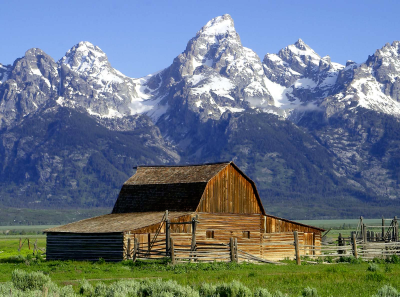
#> input picture Docs/Assets/barn_mountains/barn_mountains.bmp, 400 x 297 px, found by its file name
$ python main.py
#> lines starting #> are read from the running program, lines starting #| are printed output that depends on the picture; long printed decimals are rounded
# jpeg project
import numpy as np
import matplotlib.image as img
import matplotlib.pyplot as plt
import matplotlib.colors as clr
import cv2
from scipy.fftpack import dct, idct


debug = False
debugSampling = False
debugDCT = False
debugDPCM = False
debugDescodification = True


class jpeg:

    RGB_YCBCR=np.array([[0.299,0.587,0.114],[-0.168736, -0.331264, 0.5],[0.5, -0.418688, -0.081312]])
    YCBCR_RGB=np.linalg.inv(RGB_YCBCR)

    q_y = np.array([[16, 11, 10, 16, 24, 40, 51, 61],
                                    [12, 12, 14, 19, 26, 58, 60, 55],
                                    [14, 13, 16, 24, 40, 57, 69, 56],
                                    [14, 17, 22, 29, 51, 87, 80, 62],
                                    [18, 22, 37, 56, 68, 109, 103, 77],
                                    [24, 35, 55, 64, 81, 104, 113, 92],
                                    [49, 64, 78, 87, 103, 121, 120, 101],
                                    [72, 92, 95, 98, 112, 100, 103, 99]])

    q_cbcr = np.array([[17, 18, 24, 47, 99, 99, 99, 99],
          [18, 21, 26, 66, 99, 99, 99, 99],
          [24, 26, 56, 99, 99, 99, 99, 99],
          [47, 66, 99, 99, 99, 99, 99, 99],
          [99, 99, 99, 99, 99, 99, 99, 99],
          [99, 99, 99, 99, 99, 99, 99, 99],
          [99, 99, 99, 99, 99, 99, 99, 99],
          [99, 99, 99, 99, 99, 99, 99, 99]])


    def __init__(self, filename):
        self.filename = filename


    def readImage(self):
        self.data = img.imread(self.filename)
#> self.data is the input picture: shape (297, 400, 3); mean R, G, B 104.4, 117.4, 130.1


    def showImage(self, *args):
        plt.figure()
        if len(args) == 1:
            plt.imshow(args[0])
        elif len(args) == 2:
            plt.imshow(args[0])
            plt.title(args[1])
        else:
            plt.imshow(self.data)
        plt.axis('off')
        plt.show()


    def showColorMap(self, data, colorMap, title=""):
        plt.figure()
        plt.axis('off')
        plt.title(title)
        plt.imshow(data, colorMap)
        plt.show()


    def splitChannels(self):
        self.R = self.data[:, :, 0]
        self.G = self.data[:, :, 1]
        self.B = self.data[:, :, 2]


    def splitChannelsPadding(self):
        self.R_P = self.dataPadding[:, :, 0]
        self.G_P = self.dataPadding[:, :, 1]
        self.B_P = self.dataPadding[:, :, 2]


    def merge_channels(self):
        return  np.dstack((self.R,self.G,self.B))


    def showChannels(self):
        red = self.colormap('myRed', (1,0,0))
        green = self.colormap('myGreen', (0,1,0))
        blue = self.colormap('myBlue', (0,0,1))

        self.splitChannels()

        self.showColorMap(self.R, red)
        self.showColorMap(self.G, green)
        self.showColorMap(self.B, blue)


    def padding(self):
        lines = np.shape(self.data)[0]
#> lines = 297
        cols = np.shape(self.data)[1]
#> cols = 400
        self.dataPadding = self.data

        nl, nc = 0, 0
        if lines%32:
            nl = 32 - (lines % 32)
#> nl = 23

        if cols%32:
            nc = 32 - (cols % 32)
#> nc = 16

        # concat lines
        ll = self.dataPadding[-1,:][np.newaxis,:]
#> ll = 400 rows, first 8: [145, 167, 98], [175, 194, 137], [162, 181, 128], [129, 147, 95], [127, 145, 91], [162, 180, 127], [174, 191, 140], [154, 173, 122]
        rep = ll.repeat(nl, axis=0)
        self.dataPadding = np.vstack((self.dataPadding, rep))

        # concat cols
        cc = self.dataPadding[:, -1][:, np.newaxis]
#> cc = 320 rows, first 8: [110, 150, 225], [110, 150, 225], [113, 152, 227], [113, 152, 227], [113, 153, 223], [113, 153, 223], [113, 153, 223], [113, 153, 223]
        rep = cc.repeat(nc, axis=1)
        self.dataPadding = np.hstack((self.dataPadding, rep))
#> self.dataPadding: shape (320, 416, 3)

        if debug:
            self.showImage(self.dataPadding)


    def remove_padding(self):
        lines = np.shape(self.data)[0]
        cols = np.shape(self.data)[1]
        self.dataPadding = self.dataPadding[:lines,:cols,:]

        if debug:
            self.showImage(self.dataPadding)


    def colormap(self, name, color=(1,1,1)):
        return clr.LinearSegmentedColormap.from_list(name, [(0,0,0), color], 256)


    def rgbToYCbCr(self):
        self.Y  = self.RGB_YCBCR[0][0] * self.R_P + self.RGB_YCBCR[0][1] * self.G_P + self.RGB_YCBCR[0][2] * self.B_P
        self.CB = self.RGB_YCBCR[1][0] * self.R_P + self.RGB_YCBCR[1][1] * self.G_P + self.RGB_YCBCR[1][2] * self.B_P + 128
        self.CR = self.RGB_YCBCR[2][0] * self.R_P + self.RGB_YCBCR[2][1] * self.G_P + self.RGB_YCBCR[2][2] * self.B_P + 128

        gray  = self.colormap('myGray', (1,1,1))

        self.safe = self.Y

        if debug:
            self.showColorMap(self.Y, gray)
            self.showColorMap(self.CB, gray)
            self.showColorMap(self.CR, gray)


    def YCbCrTorgb(self):
        self.R_ycbcr = (self.YCBCR_RGB[0][0] * self.Y) + (self.YCBCR_RGB[0][1] * (self.CB -128))  + (self.YCBCR_RGB[0][2] * (self.CR -128))
        self.G_ycbcr = (self.YCBCR_RGB[1][0] * self.Y) + (self.YCBCR_RGB[1][1] * (self.CB -128))  + (self.YCBCR_RGB[1][2] * (self.CR -128))
        self.B_ycbcr = (self.YCBCR_RGB[2][0] * self.Y) + (self.YCBCR_RGB[2][1] * (self.CB -128))  + (self.YCBCR_RGB[2][2] * (self.CR -128))

        self.R_ycbcr[self.R_ycbcr>255] = 255
        self.R_ycbcr[self.R_ycbcr<0] = 0

        self.G_ycbcr[self.G_ycbcr>255] = 255
        self.G_ycbcr[self.G_ycbcr<0] = 0

        self.B_ycbcr[self.B_ycbcr>255] = 255
        self.B_ycbcr[self.B_ycbcr<0] = 0

        self.R_ycbcr = np.round(self.R_ycbcr).astype(np.uint8)
        self.G_ycbcr = np.round(self.G_ycbcr).astype(np.uint8)
        self.B_ycbcr = np.round(self.B_ycbcr).astype(np.uint8)

        if debug:
            self.showImage(self.R_ycbcr)
            self.showImage(self.G_ycbcr)
            self.showImage(self.B_ycbcr)

        self.dataPadding = np.zeros(np.shape(self.dataPadding), np.uint8)
        self.dataPadding[:,:,0] = self.R_ycbcr
        self.dataPadding[:,:,1] = self.G_ycbcr
        self.dataPadding[:,:,2] = self.B_ycbcr

        self.remove_padding()
        if debug:
            self.showImage(self.dataPadding)


    def sampling(self, factor="4:2:2"):
#> called with factor = '4:2:2'
        gray  = self.colormap('MyGray', (1,1,1))
        shape = np.shape(self.CB)
#> shape = (320, 416)
        if factor[-1] == '0':
            widh   = int(factor[2])/int(factor[0])
            cbDim  = (int(shape[1]*widh), int(shape[0]*widh))
            crDim  = (int(shape[1]*widh), int(shape[0]*widh))
        else:
            widhCB = int(factor[2])/int(factor[0])
            widhCR = int(factor[-1])/int(factor[0])
            cbDim  = (int(shape[1]*widhCB), int(shape[0]))
#> cbDim = (208, 320)
            crDim  = (int(shape[1]*widhCR), int(shape[0]))
#> crDim = (208, 320)

        self.CB = cv2.resize(self.CB, cbDim, interpolation=cv2.INTER_CUBIC)
#> self.CB: shape (320, 208) float64
        self.CR = cv2.resize(self.CR, crDim, interpolation=cv2.INTER_CUBIC)
#> self.CR: shape (320, 208) float64

        if debugSampling:
            print("CB shape: ", np.shape(self.CB))
            print("Padding shape: ", np.shape(self.dataPadding))
            self.showColorMap(self.CB, gray, "Sampling CB")
            self.showColorMap(self.CR, gray, "Sampling CR")


    def upSampling(self, factor="4:2:2"):
        gray  = self.colormap('myGray', (1,1,1))
        shape = np.shape(self.CB)

        if factor[-1] == '0':
            widh   = int(int(factor[0]) / int(factor[2]))
            cbDim  = (int(shape[1]*widh), int(shape[0]*widh))
            crDim  = (int(shape[1]*widh), int(shape[0]*widh))
        else:
            widhCB = int(int(factor[0]) / int(factor[2]))
            widhCR = int(int(factor[0]) / int(factor[-1]))
            cbDim  = (int(shape[1])*widhCB, int(shape[0]))
            crDim  = (int(shape[1])*widhCR, int(shape[0]))

        self.CB = cv2.resize(self.CB, cbDim, interpolation=cv2.INTER_CUBIC)
        self.CR = cv2.resize(self.CR, crDim, interpolation=cv2.INTER_CUBIC)

        if debugSampling:
            print("CB shape: ", np.shape(self.CB))
            print("Padding shape: ", np.shape(self.dataPadding))
            self.showColorMap(self.dataPadding, gray, "dataPaddging")
            self.showColorMap(self.CB, gray, "UnSampling CB")
            self.showColorMap(self.CR, gray, "UnSampling CR")


    def DCT(self, channel):
        # dct(dct(X, norm=”ortho”).T, norm=”ortho”).T
        c_dct = dct(dct(channel, norm='ortho').T, norm='ortho').T

        return c_dct


    def IDCT(self, channel):
        # c_idct = idct(idct(channel, norm="ortho").T, norm="ortho").T
        c_idct = idct(idct(channel, axis = 0, norm = 'ortho', type = 2), axis = 1, norm = 'ortho', type = 2)

        return c_idct


    def dctBlock(self, blocks=8):
#> called with blocks = 8
        length = self.Y.shape
#> length = (320, 416)
        Y_dct = np.zeros(length)

        for i in range(0, length[0], blocks):
            for j in range(0, length[1], blocks):
                slice = self.Y[i:i+blocks, j:j+blocks]
                Y_dct[i:i+blocks, j:j+blocks] = self.DCT(slice)

        length = self.CB.shape
#> length = (320, 208)
        CB_dct = np.zeros(length)
        CR_dct = np.zeros(length)

        for i in range(0, length[0], blocks):
            for j in range(0, length[1], blocks):
                slice = self.CB[i:i+blocks, j:j+blocks]
                CB_dct[i:i+blocks, j:j+blocks] = self.DCT(slice)
                slice = self.CR[i:i+blocks, j:j+blocks]
                CR_dct[i:i+blocks, j:j+blocks] = self.DCT(slice)

        self.Y  = Y_dct
        self.CB = CB_dct
        self.CR = CR_dct

        if debugDCT:
            gray  = self.colormap('myGray', (1,1,1))

            y_dct = np.log(abs(self.Y)+0.00001)
            self.showColorMap(y_dct, gray, 'Y dct')

            cb_dct = np.log(abs(self.CB)+0.00001)
            self.showColorMap(cb_dct, gray, 'CB dct')

            cr_dct = np.log(abs(self.CR)+0.00001)
            self.showColorMap(cr_dct, gray, 'CR dct')


    def idctBlock(self, blocks=8):
        length = self.Y.shape

        for i in range(0, length[0], blocks):
            for j in range(0, length[1], blocks):
                slice = self.Y[i:i+blocks, j:j+blocks]
                self.Y[i:i+blocks, j:j+blocks] = self.IDCT(slice)

        length = self.CB.shape

        for i in range(0, length[0], blocks):
            for j in range(0, length[1], blocks):
                slice = self.CB[i:i+blocks, j:j+blocks]
                self.CB[i:i+blocks, j:j+blocks] = self.IDCT(slice)

                slice = self.CR[i:i+blocks, j:j+blocks]
                self.CR[i:i+blocks, j:j+blocks] = self.IDCT(slice)

        if debugDCT:
            gray  = self.colormap('myGray', (1,1,1))

            y_dct = np.log(abs(self.Y)+0.00001)
            self.showColorMap(self.Y, gray, 'Y idct')

            cb_dct = np.log(abs(self.CB)+0.00001)
            self.showColorMap(self.CB, gray, 'CB idct')

            cr_dct = np.log(abs(self.CR)+0.00001)
            self.showColorMap(self.CB, gray, 'CR idct')


    def quantDCT(self, blocks=8, quality=100):
#> called with blocks = 8, quality = 10
        self.calcQuality(quality)

        length = self.Y.shape
#> length = (320, 416)
        for i in range(0, length[0], blocks):
            for j in range(0, length[1], blocks):
                slice = self.Y[i:i+blocks, j:j+blocks]
                # self.Y_dct[i:i+blocks, j:j+blocks] = slice / self.q_y
                self.Y[i:i+blocks, j:j+blocks] = slice / self.qualityQ_Y

        length = self.CB.shape
        for i in range(0, length[0], blocks):
            for j in range(0, length[1], blocks):
                slice = self.CB[i:i+blocks, j:j+blocks]
                # self.CB_dct[i:i+blocks, j:j+blocks] = slice / self.q_cbcr
                self.CB[i:i+blocks, j:j+blocks] = slice / self.qualityQ_CBCR

                slice = self.CR[i:i+blocks, j:j+blocks]
                # self.CR_dct[i:i+blocks, j:j+blocks] = slice / self.q_cbcr
                self.CR[i:i+blocks, j:j+blocks] = slice / self.qualityQ_CBCR

        self.Y = np.round(self.Y).astype(int)
        self.CB = np.round(self.CB).astype(int)
        self.CR = np.round(self.CR).astype(int)
#> self.CR: shape (320, 208) int64; 9 distinct labels, from -1 to 15
#> after the loop in dpcm, `for i in range(int(self.Y.shape[0]/blocks)):`:
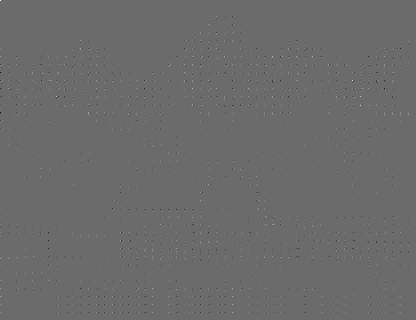
#> self.Y_dpcm: shape (320, 416) int64; min -11, max 15, mean -0.000661; drawn with min black and max white
#> after the loop in dpcm, `for i in range(int(self.CB.shape[0]/blocks)):`:
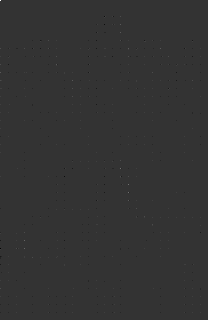
#> self.Cb_dpcm: shape (320, 208) int64; min -4, max 16, mean 0.000706; drawn with min black and max white
#> after the loop in dpcm, `for i in range(int(self.CB.shape[0]/blocks)):`:
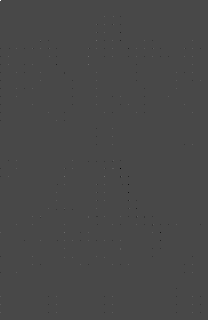
#> self.Cr_dpcm: shape (320, 208) int64; min -4, max 10, mean -3e-05; drawn with min black and max white

        if debugDCT:
            gray  = self.colormap('myGray', (1,1,1))
            self.showColorMap(np.log(abs(self.Y) + 0.0001), gray, 'Y quantization')
            self.showColorMap(np.log(abs(self.CB) + 0.0001), gray, 'CB quantization')
            self.showColorMap(np.log(abs(self.CR) + 0.0001), gray, 'CR quantization')


    def iQuantDCT(self, blocks=8, quality=100):
#> called with blocks = 8, quality = 10
        self.calcQuality(quality)

        length = self.Y.shape
        for i in range(0, length[0], blocks):
            for j in range(0, length[1], blocks):
                slice = self.Y[i:i+blocks, j:j+blocks]
                # self.Y_dct[i:i+blocks, j:j+blocks] = slice * self.q_y
                self.Y[i:i+blocks, j:j+blocks] = slice * self.qualityQ_Y
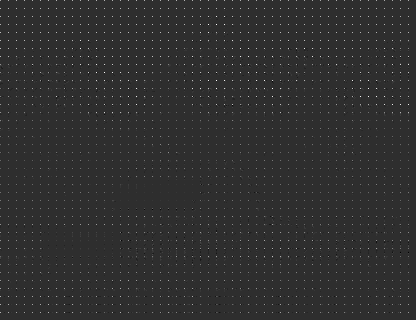
#> self.Y: shape (320, 416) int64; min -450, max 2000, mean 14.3; drawn with min black and max white

        length = self.CB.shape
        for i in range(0, length[0], blocks):
            for j in range(0, length[1], blocks):
                slice = self.CB[i:i+blocks, j:j+blocks]
                # self.CB_dct[i:i+blocks, j:j+blocks] = slice * self.q_cbcr
                self.CB[i:i+blocks, j:j+blocks] = slice * self.qualityQ_CBCR

                slice = self.CR[i:i+blocks, j:j+blocks]
                # self.CR_dct[i:i+blocks, j:j+blocks] = slice * self.q_cbcr
                self.CR[i:i+blocks, j:j+blocks] = slice * self.qualityQ_CBCR
#> self.CB: shape (320, 208) int64; min -180, max 1360, mean 16.8
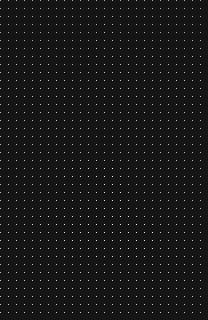
#> self.CR: shape (320, 208) int64; min -120, max 1275, mean 15.2; drawn with min black and max white

        self.Y  = self.Y.astype(float)
        self.CB = self.CB.astype(float)
        self.CR = self.CR.astype(float)
#> in YCbCrTorgb, `self.R_ycbcr[self.R_ycbcr>255] = 255`: self.R_ycbcr: shape (320, 416) float64; min -43.96, max 255, mean 105.5
#> in YCbCrTorgb, `self.R_ycbcr[self.R_ycbcr<0] = 0`: self.R_ycbcr: shape (320, 416) float64; min 0, max 255, mean 105.5
#> in YCbCrTorgb, `self.G_ycbcr[self.G_ycbcr>255] = 255`: self.G_ycbcr: shape (320, 416) float64; min -56.04, max 255, mean 117.4
#> in YCbCrTorgb, `self.G_ycbcr[self.G_ycbcr<0] = 0`: self.G_ycbcr: shape (320, 416) float64; min 0, max 255, mean 117.4
#> in YCbCrTorgb, `self.B_ycbcr[self.B_ycbcr>255] = 255`: self.B_ycbcr: shape (320, 416) float64; min -87.53, max 255, mean 125.1
#> in YCbCrTorgb, `self.B_ycbcr[self.B_ycbcr<0] = 0`:
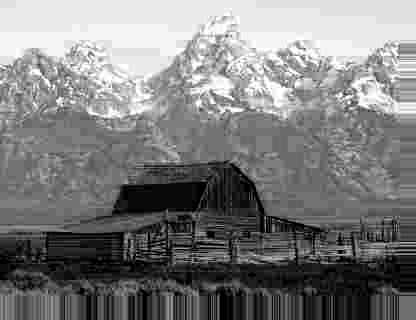
#> self.B_ycbcr: shape (320, 416) float64; min 0, max 255, mean 125.3
#> in YCbCrTorgb, `self.dataPadding[:,:,0] = self.R_ycbcr`:
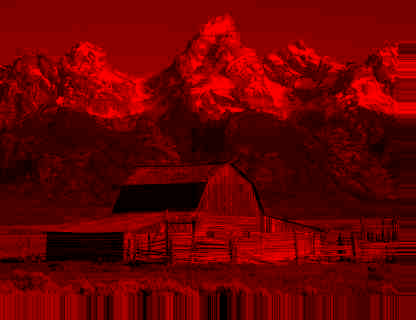
#> self.dataPadding: shape (320, 416, 3); mean of channels 0, 1, 2 105.6, 0, 0; drawn as R, G, B
#| Mean:  9.452

        if debugDCT:
            gray  = self.colormap('myGray', (1,1,1))
            self.showColorMap(np.log(abs(self.Y) + 0.0001), gray,  'Y iquantization')
            self.showColorMap(np.log(abs(self.CB) + 0.0001), gray, 'CB iquantization')
            self.showColorMap(np.log(abs(self.CR) + 0.0001), gray, 'CR iquantization')


    def calcQuality(self, quality):
        if quality >= 50:
            scaleFactor = (100 - quality) / 50
        else:
            scaleFactor = 50 / quality

        qualityQ_Y = self.q_y * scaleFactor
        qualityQ_CBCR = self.q_cbcr * scaleFactor

        qualityQ_Y[qualityQ_Y < 1] = 1
        qualityQ_Y[qualityQ_Y > 255] = 255

        qualityQ_CBCR[qualityQ_CBCR < 1] = 1
        qualityQ_CBCR[qualityQ_CBCR > 255] = 255

        qualityQ_CBCR = np.round(qualityQ_CBCR).astype(np.uint8)
        qualityQ_Y = np.round(qualityQ_Y).astype(np.uint8)

        self.qualityQ_Y, self.qualityQ_CBCR = qualityQ_Y, qualityQ_CBCR


    def dpcm(self, blocks=8):
        self.Y_dpcm = np.copy(self.Y)
        self.Cb_dpcm = np.copy(self.CB)
        self.Cr_dpcm = np.copy(self.CR)

        for i in range(int(self.Y.shape[0]/blocks)):
            for j in range(int(self.Y.shape[1]/blocks)):
                if (j != 0):
                    self.Y_dpcm[i*blocks, j*blocks] = self.Y[i*blocks, j*blocks] - self.Y[i*blocks, j*blocks-blocks]
                else:
                    if(i != 0):
                        self.Y_dpcm[i*blocks, j*blocks] = self.Y[i*blocks, j*blocks] - self.Y[i*blocks-blocks, int(self.Y.shape[1])-blocks]

        for i in range(int(self.CB.shape[0]/blocks)):
            for j in range(int(self.CB.shape[1]/blocks)):
                if (j != 0):
                    self.Cb_dpcm[i*blocks, j*blocks] = self.CB[i*blocks, j*blocks] - self.CB[i*blocks, j*blocks-blocks]
                    self.Cr_dpcm[i*blocks, j*blocks] = self.CR[i*blocks, j*blocks] - self.CR[i*blocks, j*blocks-blocks]
                else:
                    if(i != 0):
                        self.Cb_dpcm[i*blocks, j*blocks] = self.CB[i*blocks, j*blocks] - self.CB[i*blocks-blocks, int(self.CB.shape[1])-blocks]
                        self.Cr_dpcm[i*blocks, j*blocks] = self.CR[i*blocks, j*blocks] - self.CR[i*blocks-blocks, int(self.CB.shape[1])-blocks]

        if debugDPCM:
            gray  = self.colormap('myGray', (1,1,1))
            self.showColorMap(np.log(abs(self.Y_dpcm ) + 0.0001), gray, 'Y DPCM')
            self.showColorMap(np.log(abs(self.Cb_dpcm) + 0.0001), gray, 'CB DPCM')
            self.showColorMap(np.log(abs(self.Cr_dpcm) + 0.0001), gray, 'CR DPCM')


    def reverse_dpcm(self):

        self.Y = np.copy(self.Y_dpcm)
        self.CB = np.copy(self.Cb_dpcm)
        self.CR = np.copy(self.Cr_dpcm)

        for i in range(int(self.Y_dpcm.shape[0]/8)):
            for j in range(int(self.Y_dpcm.shape[1]/8)):
                if (j != 0):
                    self.Y[i*8, j*8] = self.Y[i*8, j*8-8] + self.Y_dpcm[i*8, j*8]
                else:
                    if(i != 0):
                        self.Y[i*8, j*8] = self.Y[i*8-8, int(self.Y_dpcm.shape[1])-8] + self.Y_dpcm[i*8, j*8]


        for i in range(int(self.Cb_dpcm.shape[0]/8)):
            for j in range(int(self.Cb_dpcm.shape[1]/8)):
                if (j != 0):
                    self.CB[i*8, j*8] = self.CB[i*8, j*8-8] + self.Cb_dpcm[i*8, j*8]
                    self.CR[i*8, j*8] = self.CR[i*8, j*8-8] + self.Cr_dpcm[i*8, j*8]
                else:
                    if(i != 0):
                        self.CB[i*8, j*8] = self.CB[i*8-8, int(self.Cb_dpcm.shape[1])-8] + self.Cb_dpcm[i*8, j*8]
                        self.CR[i*8, j*8] = self.CR[i*8-8, int(self.Cb_dpcm.shape[1])-8] + self.Cr_dpcm[i*8, j*8]

        if debugDPCM:
            gray  = self.colormap('myGray', (1,1,1))
            self.showColorMap(np.log(abs(self.Y) + 0.0001), gray, 'Y reverse DPCM')
            self.showColorMap(np.log(abs(self.CB) + 0.0001), gray, 'CB reverse DPCM')
            self.showColorMap(np.log(abs(self.CR) + 0.0001), gray, 'CR  reverse DPCM')


    def stats(self):
        img    = self.data.astype(float)
        imgrec = self.dataPadding.astype(float)
        shape  = np.shape(self.data)

        MSE = np.sum(pow(img - imgrec, 2))/(int(shape[0]) * int(shape[1]))
#> MSE = 709.7
        RMSE = np.sqrt(MSE)
#> RMSE = 26.64

        P = np.sum(pow(img, 2))/(int(shape[0]) * int(shape[1]))
#> P = 52315.2
        SNR = np.log10(P/MSE) * 10
#> SNR = 18.68
        PSNR = np.log10(pow(np.max(img), 2) / MSE) * 10
#> PSNR = 19.62

        return MSE, RMSE, SNR, PSNR


    def showDiffY(self, text='Diff image'):
        aux   = abs(self.Y - self.safe)
        gray  = self.colormap('myGray', (1,1,1))

        print("Mean: ", np.mean(aux))
        self.showColorMap(aux, gray, text)


    def encoder(self, quality=75):
        self.readImage()
        # self.showImage()
        # self.showChannels()
        self.padding()
        self.splitChannelsPadding()
        self.rgbToYCbCr()
        self.sampling()
        self.dctBlock()
        self.quantDCT(8, quality)
        self.dpcm()


    def decoder(self, quality=75):
        self.reverse_dpcm()
        self.iQuantDCT(8, quality)
        self.idctBlock()
        self.upSampling()
        self.YCbCrTorgb()

        if debugDescodification:
            self.showImage(self.dataPadding, "Descodification, quality: " + str(quality))


if __name__ == "__main__":

    a = jpeg('../../Assets/barn_mountains/barn_mountains.bmp')
    #a.encoder()
    #a.decoder()
    #a.showDiffY()

    qualities = [10, 25, 50, 75, 100]

    for quality in qualities:
        print("Quality: ", quality)
        a.encoder(quality)
        a.decoder(quality)
        a.showDiffY("Diff Image with quality: " + str(quality))

        MSE, RMSE, SNR, PSNR = a.stats()
#> MSE = 709.7; RMSE = 26.64; SNR = 18.68; PSNR = 19.62
        print("MSE: ", MSE)
#| MSE:  709.672
        print("RMSE: ", RMSE)
#| RMSE:  26.640
        print("SNR: ", SNR)
#| SNR:  18.676
        print("PSNR: ", PSNR, "\n")
#| PSNR:  19.620
